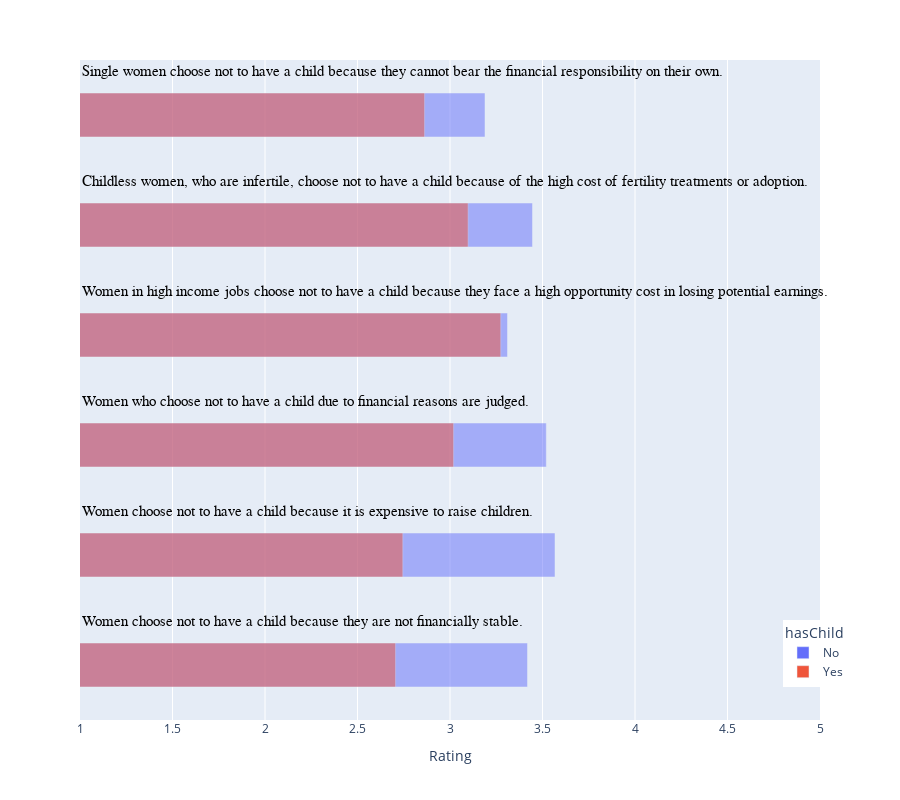

Write notebook code for a chart like this one.
### Code cell
import plotly.express as px
fig = px.bar(stacked_df[stacked_df['text'].isin(stacked_df['text'][:6])], x="0", y="text", color='hasChild', orientation='h', barmode='overlay')
fig.update_layout(height=800, xaxis=dict(range=[1, 5]), yaxis=dict(visible=False), bargroupgap=0.5, xaxis_title="Rating", yaxis_title="Statements")
# fig.update_layout({
# 'paper_bgcolor': 'rgba(0, 0, 0, 0)',
# })
startplace = 0.4
for i in stacked_df['text'][:6]:
    print(i)
    fig.add_annotation(x=1,y=startplace,
    text=i,
    font=dict(family="Arial", size=15, color="black"),
    showarrow=False,
    xanchor='left',
    ),
    startplace += 1
fig.update_annotations(align='left')

fig.update_layout(legend=dict(
    yanchor="bottom",
    y=0.05,
    xanchor="left",
    x=0.95
))

fig.show()

### Figure 1 — Plotly figure (JSON) as saved in the notebook; plotly's stock layout.template omitted (floating-point values rounded to 4 significant figures)
{"data": [{"alignmentgroup": "True", "hovertemplate": "hasChild=No<br>0=%{x}<br>text=%{y}<extra></extra>", "legendgroup": "No", "marker": {"color": "#636efa", "opacity": 0.5, "pattern": {"shape": ""}}, "name": "No", "offsetgroup": "No", "orientation": "h", "showlegend": true, "textposition": "auto", "type": "bar", "x": [3.419, 3.568, 3.521, 3.311, 3.446, 3.189], "xaxis": "x", "y": ["Women choose not to have a child because they are not financially stable.", "Women choose not to have a child because it is expensive to raise children.", "Women who choose not to have a child due to financial reasons are judged.", "Women in high income jobs choose not to have a child because they face a high opportunity cost in losing potential earnings.", "Childless women, who are infertile, choose not to have a child because of the high cost of fertility treatments or adoption.", "Single women choose not to have a child because they cannot bear the financial responsibility on their own."], "yaxis": "y"}, {"alignmentgroup": "True", "hovertemplate": "hasChild=Yes<br>0=%{x}<br>text=%{y}<extra></extra>", "legendgroup": "Yes", "marker": {"color": "#EF553B", "opacity": 0.5, "pattern": {"shape": ""}}, "name": "Yes", "offsetgroup": "Yes", "orientation": "h", "showlegend": true, "textposition": "auto", "type": "bar", "x": [2.706, 2.745, 3.02, 3.275, 3.098, 2.863], "xaxis": "x", "y": ["Women choose not to have a child because they are not financially stable.", "Women choose not to have a child because it is expensive to raise children.", "Women who choose not to have a child due to financial reasons are judged.", "Women in high income jobs choose not to have a child because they face a high opportunity cost in losing potential earnings.", "Childless women, who are infertile, choose not to have a child because of the high cost of fertility treatments or adoption.", "Single women choose not to have a child because they cannot bear the financial responsibility on their own."], "yaxis": "y"}], "layout": {"annotations": [{"align": "left", "font": {"color": "black", "family": "Arial", "size": 15}, "showarrow": false, "text": "Women choose not to have a child because they are not financially stable.", "x": 1, "xanchor": "left", "y": 0.4}, {"align": "left", "font": {"color": "black", "family": "Arial", "size": 15}, "showarrow": false, "text": "Women choose not to have a child because it is expensive to raise children.", "x": 1, "xanchor": "left", "y": 1.4}, {"align": "left", "font": {"color": "black", "family": "Arial", "size": 15}, "showarrow": false, "text": "Women who choose not to have a child due to financial reasons are judged.", "x": 1, "xanchor": "left", "y": 2.4}, {"align": "left", "font": {"color": "black", "family": "Arial", "size": 15}, "showarrow": false, "text": "Women in high income jobs choose not to have a child because they face a high opportunity cost in losing potential earnings.", "x": 1, "xanchor": "left", "y": 3.4}, {"align": "left", "font": {"color": "black", "family": "Arial", "size": 15}, "showarrow": false, "text": "Childless women, who are infertile, choose not to have a child because of the high cost of fertility treatments or adoption.", "x": 1, "xanchor": "left", "y": 4.4}, {"align": "left", "font": {"color": "black", "family": "Arial", "size": 15}, "showarrow": false, "text": "Single women choose not to have a child because they cannot bear the financial responsibility on their own.", "x": 1, "xanchor": "left", "y": 5.4}], "bargroupgap": 0.5, "barmode": "overlay", "height": 800, "legend": {"title": {"text": "hasChild"}, "tracegroupgap": 0, "x": 0.95, "xanchor": "left", "y": 0.05, "yanchor": "bottom"}, "margin": {"t": 60}, "xaxis": {"anchor": "y", "domain": [0, 1], "range": [1, 5], "title": {"text": "Rating"}}, "yaxis": {"anchor": "x", "domain": [0, 1], "title": {"text": "Statements"}, "visible": false}}}
